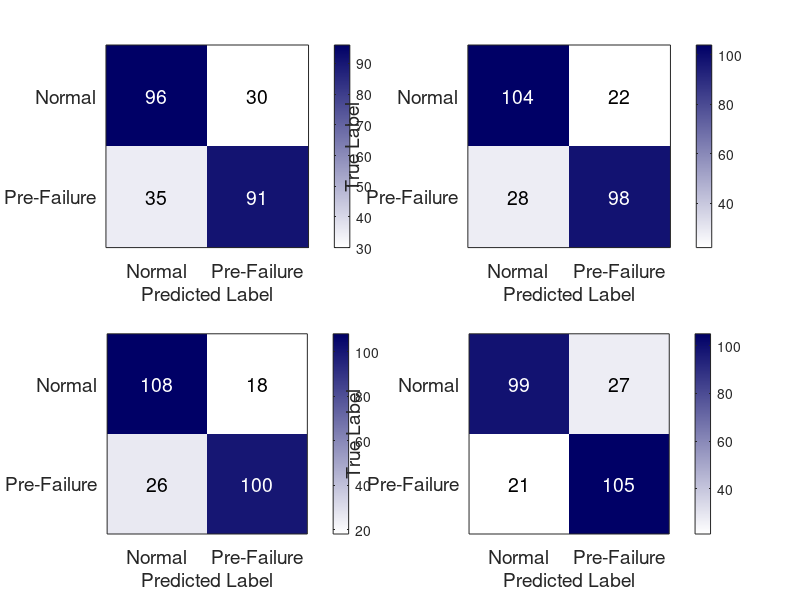

The MATLAB source for this figure:
% 清空工作区和命令行
clear; clc; close all;

confMatList = {
    [96, 30; 35, 91],     % RF
    [104, 22; 28, 98],    % LightGBM
    [108, 18; 26, 100],   % TabNet
    [99, 27; 21, 105],   % TabNet-KAN
};

% % 存储对应标题
% titleList = {
%     'AFDB → CPSC2018',
%     'AFDB → PTB-XL',
%     'CPSC2018 → AFDB',
%     'CPSC2018 → PTB-XL'
% };

% 类别标签（所有子图共用）
labels = {'Normal', 'Pre-Failure'};

% ====================== 2. 定义统一的蓝白色板（所有子图共用） ======================
numColors = 256; % 色阶数量
r = linspace(1, 0, numColors);   % 红色通道：1(白)→0(蓝)
g = linspace(1, 0, numColors);   % 绿色通道：1(白)→0(蓝)
b = linspace(1, 0.4, numColors); % 蓝色通道：1(白)→0.4(深蓝)
cmap = [r', g', b']; % 拼接为256x3的色板

% ====================== 3. 绘制2行3列的6个子图 ======================

for idx = 1:4
    % 选择对应的subplot位置（231~236）
    subplot(2, 2, idx);
    
    % 获取当前组的混淆矩阵和标题
    confMat = confMatList{idx};
    % titleStr = titleList{idx};
    
    % 绘制热力图
    imagesc(confMat);
    colormap(cmap); % 应用统一的蓝白色板
    colorbar; % 显示颜色条
    colorbar('FontSize', 10); % 调整颜色条字体大小
    
    % 添加数值标注
    maxVal = max(confMat(:));
    for i = 1:size(confMat, 1)
        for j = 1:size(confMat, 2)
            % 自适应文字颜色
            if confMat(i,j) > maxVal/2
                textColor = 'white';
            else
                textColor = 'black';
            end
            % 标注数值
            text(j, i, num2str(confMat(i,j)), ...
                 'HorizontalAlignment', 'center', ...
                 'VerticalAlignment', 'middle', ...
                 'FontSize', 14, 'Color', textColor);
        end
    end
    
    % 设置坐标轴和标签
    set(gca, 'XTick', 1:length(labels), 'XTickLabel', labels, 'FontSize', 14);
    set(gca, 'YTick', 1:length(labels), 'YTickLabel', labels, 'FontSize', 14);
    xlabel('Predicted Label', 'FontSize', 14);
    ylabel('True Label', 'FontSize', 14);
    % title(titleStr, 'FontSize', 14);
    
    % 优化显示效果
    set(gca, 'TickLength', [0 0]); % 隐藏刻度线
    axis square; % 正方形显示
end

% 调整子图间距，避免重叠
set(gcf, 'Color', 'white'); % 设置图窗背景为白色
